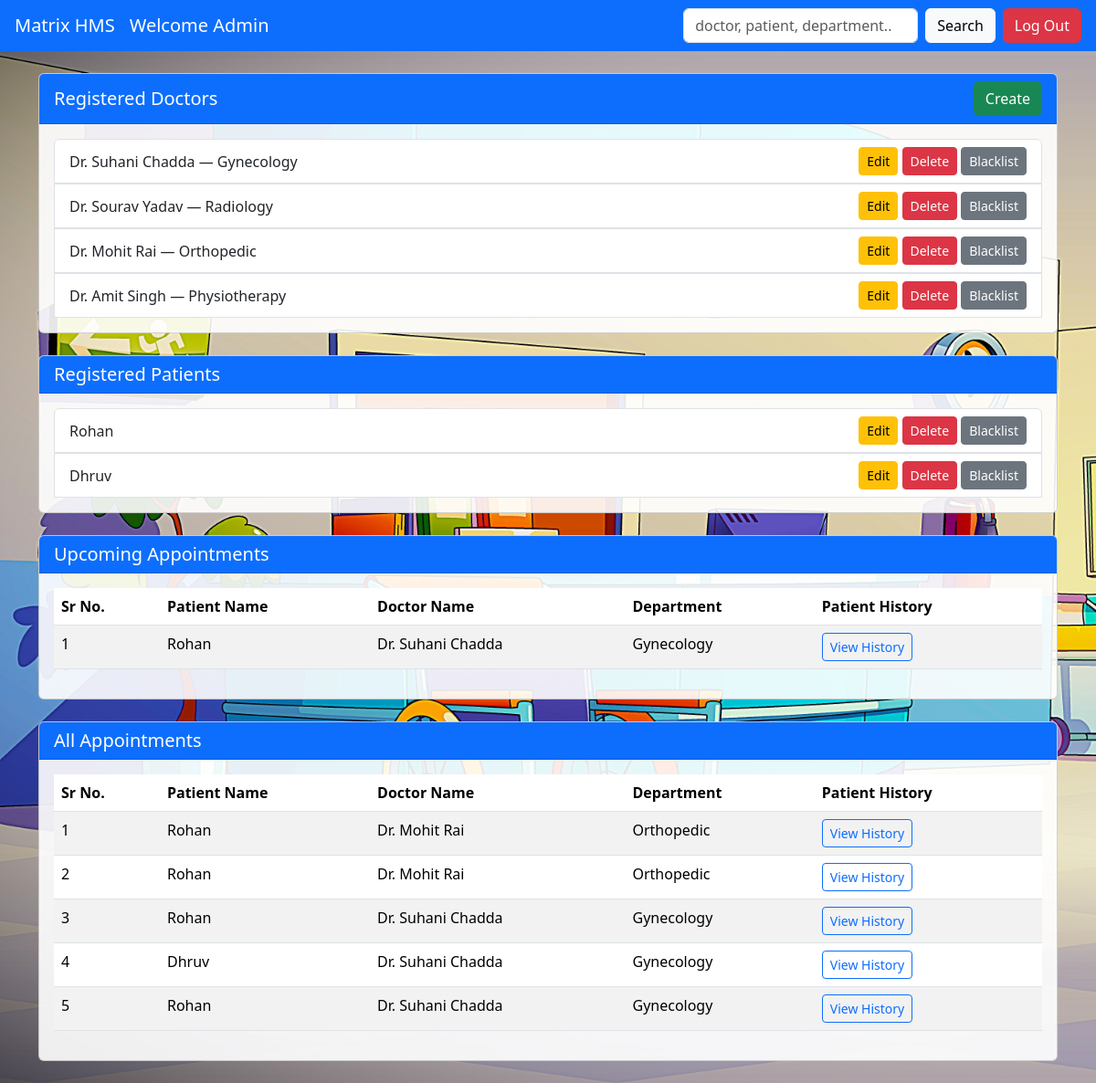
Before: /admin_dashboard with the older database file.
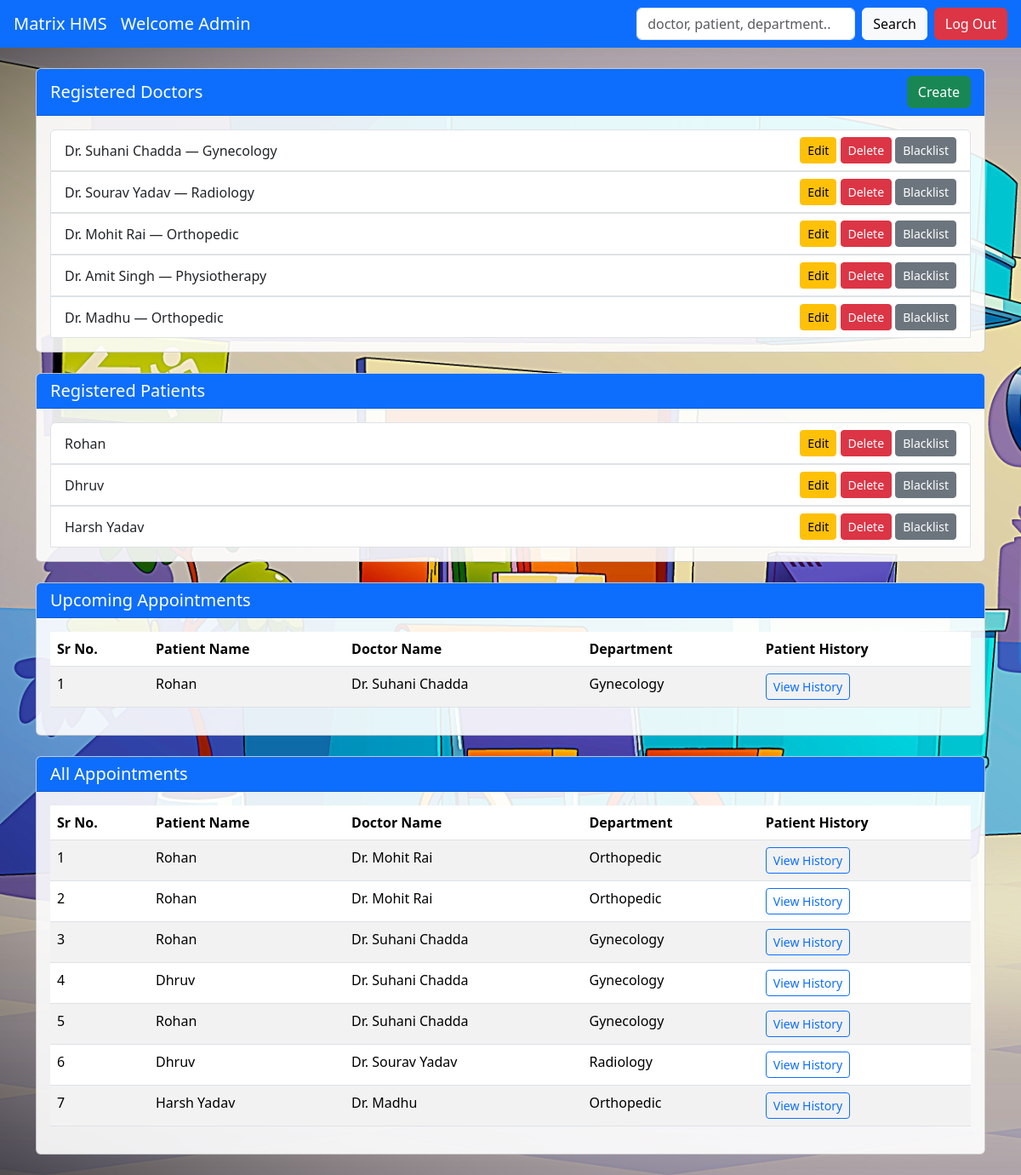
After: the same page with the newer database file.
### models.py (models this page shows)
class Doctor(db.Model):
    __tablename__ = 'doctors'
    id = db.Column(db.Integer, db.ForeignKey('users.id'), primary_key=True)
    department_id = db.Column(db.Integer, db.ForeignKey('departments.id'), nullable=False)
    experience_years = db.Column(db.Integer)
    user = db.relationship('User', back_populates='doctor_profile')
    department = db.relationship('Department', back_populates='doctors')
    appointments = db.relationship('Appointment', back_populates='doctor', lazy=True)
    availability_slots = db.relationship('DoctorAvailability', back_populates='doctor', cascade='all, delete-orphan')
    patient_histories = db.relationship('PatientHistory', back_populates='doctor', lazy=True)

class User(db.Model):
    __tablename__ = 'users'
    id = db.Column(db.Integer, primary_key=True)
    user_name = db.Column(db.String(100), nullable=False)
    user_email = db.Column(db.String(100), unique=True, nullable=False)
    user_password = db.Column(db.String(200), nullable=False)
    user_role = db.Column(db.String(20), nullable=False)
    created_at = db.Column(db.DateTime, default=datetime.utcnow)
    doctor_profile = db.relationship('Doctor', back_populates='user', uselist=False)
    patient_profile = db.relationship('Patient', back_populates='user', uselist=False)

class Department(db.Model):
    __tablename__ = 'departments'
    id = db.Column(db.Integer, primary_key=True)
    department_name = db.Column(db.String(100), unique=True, nullable=False)
    description = db.Column(db.Text)
    doctors = db.relationship('Doctor', back_populates='department', lazy=True)

class Patient(db.Model):
    __tablename__ = 'patients'
    id = db.Column(db.Integer, db.ForeignKey('users.id'), primary_key=True)
    patient_name = db.Column(db.String(100), nullable=False)
    user = db.relationship('User', back_populates='patient_profile')
    appointments = db.relationship('Appointment', back_populates='patient', lazy=True)
    medical_history = db.relationship('PatientHistory', back_populates='patient', cascade='all, delete-orphan')

class Appointment(db.Model):
    __tablename__ = 'appointments'
    id = db.Column(db.Integer, primary_key=True)
    patient_id = db.Column(db.Integer, db.ForeignKey('patients.id'), nullable=False)
    doctor_id = db.Column(db.Integer, db.ForeignKey('doctors.id'), nullable=False)
    appointment_date = db.Column(db.Date, nullable=False)
    appointment_time = db.Column(db.Time, nullable=False)
    status = db.Column(db.String(20), default='booked')  # booked, completed, cancelled
    created_at = db.Column(db.DateTime, default=datetime.utcnow)
    patient = db.relationship('Patient', back_populates='appointments')
    doctor = db.relationship('Doctor', back_populates='appointments')
    history_record = db.relationship('PatientHistory', back_populates='appointment', uselist=False)

### app.py (the view)
@app.route('/admin_dashboard')
def admin_dashboard():
    search_query = request.args.get('search', '').strip()
    if search_query:
        doctors = Doctor.query.join(User).filter(
            (User.user_name.contains(search_query)) |
            (Doctor.department_id.in_(
                [d.id for d in Department.query.filter(Department.department_name.contains(search_query))]
            ))
        ).all()
        patients = Patient.query.join(User).filter(
            User.user_name.contains(search_query)
        ).all()
    else:
        doctors = Doctor.query.all()
        patients = Patient.query.all()
    today = datetime.now().date()
    appointments = Appointment.query.filter(Appointment.appointment_date >= today).all()
    all_appointments = Appointment.query.all()
    return render_template(
        'AdminUI/admin_dashboard.html',
        doctors=doctors,
        patients=patients,
        appointments=appointments,
        all_appointments=all_appointments
    )

### templates/AdminUI/admin_dashboard.html (shortened to what this page needs)
<!DOCTYPE html>
<html lang="en">
<head>
    <link href="https://cdn.jsdelivr.net/npm/bootstrap@5.3.3/dist/css/bootstrap.min.css" rel="stylesheet">
</head>
<body class="bg-light">
    <nav class="navbar navbar-expand-lg navbar-dark bg-primary px-3">
        <a class="navbar-brand" href="{{ url_for('landing_page') }}">
            Matrix HMS
        </a>
        <a class="navbar-brand" href="#">
            Welcome Admin
        </a>
        <form class="d-flex ms-auto align-items-center gap-2" method="get" action="{{ url_for('admin_dashboard') }}">
            <input class="form-control" type="search" placeholder="doctor, patient, department..." name="search"
                value="{{ search_query }}">
            <button class="btn btn-light" type="submit">
                Search
            </button>
        </form>
        <a href="{{ url_for('login') }}" class="btn btn-danger ms-2">Log Out</a>
    </nav>
    <div class="container my-4" id="container">
        <div class="card mb-4" id="doctor_card" style="background-color: rgba(255, 255, 255, 0.9);">
            <div class="card-header bg-primary text-white d-flex justify-content-between align-items-center">
                <h5 class="mb-0">Registered Doctors</h5>
                <a href="{{ url_for('add_doctor') }}" class="btn btn-success ms-2">Create</a>
            </div>
            <div class="card-body">
                {% if doctors %}
                <ul class="list-group">
                    {% for doctor in doctors %}
                    <li class="list-group-item d-flex justify-content-between align-items-center">
                        <span>{{ doctor.user.user_name }} — {{ doctor.department.department_name }}</span>
                        <div>
                            <a href="{{ url_for('edit_doctor', doctor_id=doctor.id) }}"
                                class="btn btn-warning btn-sm">Edit</a>
                            <button type="button" class="btn btn-danger btn-sm" data-bs-toggle="modal"
                                data-bs-target="#deleteModal{{ doctor.id }}">
                                Delete
                            </button>
                            <button type="button" class="btn btn-secondary btn-sm" data-bs-toggle="modal"
                                data-bs-target="#blacklistModal{{ doctor.id }}">
                                Blacklist
                            </button>
                        </div>
                    </li>
                    {% endfor %}
                </ul>
                {% else %}
                <p>No doctors registered.</p>
                {% endif %}
            </div>
        </div>
        <div class="card mb-4" style="background-color: rgba(255, 255, 255, 0.9);">
            <div class="card-header bg-primary text-white d-flex justify-content-between align-items-center">
                <h5 class="mb-0">Registered Patients</h5>
            </div>
            <div class="card-body">
                {% if patients %}
                <ul class="list-group">
                    {% for patient in patients %}
                    <li class="list-group-item d-flex justify-content-between align-items-center">
                        <span>{{ patient.user.user_name }} </span>
                        <div>
                            <a href="{{ url_for('edit_patient', patient_id=patient.id) }}"
                                class="btn btn-warning btn-sm">Edit</a>
                            <button type="button" class="btn btn-danger btn-sm" data-bs-toggle="modal"
                                data-bs-target="#deletePatientModal{{ patient.id }}">
                                Delete
                            </button>
                            <button type="button" class="btn btn-secondary btn-sm" data-bs-toggle="modal"
                                data-bs-target="#blacklistPatientModal{{ patient.id }}">
                                Blacklist
                            </button>
                        </div>
                    </li>
                    {% endfor %}
                </ul>
                {% else %}
                <p>No patients registered.</p>
                {% endif %}
            </div>
        </div>
        <div class="card mb-4" style="background-color: rgba(255, 255, 255, 0.9);">
            <div class="card-header bg-primary text-white">
                <h5 class="mb-0">Upcoming Appointments</h5>
            </div>
            <div class="card-body table-responsive">
                {% if appointments %}
                <table class="table table-striped">
                    <thead>
                        <tr>
                            <th>Sr No.</th>
                            <th>Patient Name</th>
                            <th>Doctor Name</th>
                            <th>Department</th>
                            <th>Patient History</th>
                        </tr>
                    </thead>
                    <tbody>
                        {% for appt in appointments %}
                        <tr>
                            <td>{{ loop.index }}</td>
                            <td>{{ appt.patient.user.user_name }}</td>
                            <td>{{ appt.doctor.user.user_name }}</td>
                            <td>{{ appt.doctor.department.department_name }}</td>
                            <td>
                                <a href="{{ url_for('view_patient_history', role='admin', username='admin', patient_id=appt.patient.id) }}"
                                    class="btn btn-outline-primary btn-sm">View History</a>
                            </td>
                        </tr>
                        {% endfor %}
                    </tbody>
                </table>
                {% else %}
                <p>No upcoming appointments.</p>
                {% endif %}
            </div>
        </div>
        <div class="card" style="background-color: rgba(255, 255, 255, 0.9);">
            <div class="card-header bg-primary text-white">
                <h5 class="mb-0">All Appointments</h5>
            </div>
            <div class="card-body table-responsive">
                {% if all_appointments %}
                <table class="table table-striped">
                    <thead>
                        <tr>
                            <th>Sr No.</th>
                            <th>Patient Name</th>
                            <th>Doctor Name</th>
                            <th>Department</th>
                            <th>Patient History</th>
                        </tr>
                    </thead>
                    <tbody>
                        {% for appt in all_appointments %}
                        <tr>
                            <td>{{ loop.index }}</td>
                            <td>{{ appt.patient.user.user_name }}</td>
                            <td>{{ appt.doctor.user.user_name }}</td>
                            <td>{{ appt.doctor.department.department_name }}</td>
                            <td>
                                <a href="{{ url_for('view_patient_history', role='admin', username='admin', patient_id=appt.patient.id
                                ) }}" class="btn btn-outline-primary btn-sm">
                                    View History
                                </a>
                            </td>
                        </tr>
                        {% endfor %}
                    </tbody>
                </table>
                {% else %}
                <p>No Appointments.</p>
                {% endif %}
            </div>
        </div>
    </div>
</body>
</html>

### templates/AdminUI/admin_dashboard.html (style rules this page uses)
body { background-image: url('/static/images/admin-dash\ bg.jpg'); background-size: cover; background-repeat: no-repeat; }

Changed rows visible on the page:
added Doctor: user.user_name "Dr. Madhu", department.department_name "Orthopedic"
added Patient: user.user_name "Harsh Yadav"
added Appointment: patient.user.user_name "Dhruv", doctor.user.user_name "Dr. Sourav Yadav", doctor.department.department_name "Radiology", shown under "All Appointments"
added Appointment: patient.user.user_name "Harsh Yadav", doctor.user.user_name "Dr. Madhu", doctor.department.department_name "Orthopedic", shown under "All Appointments"
